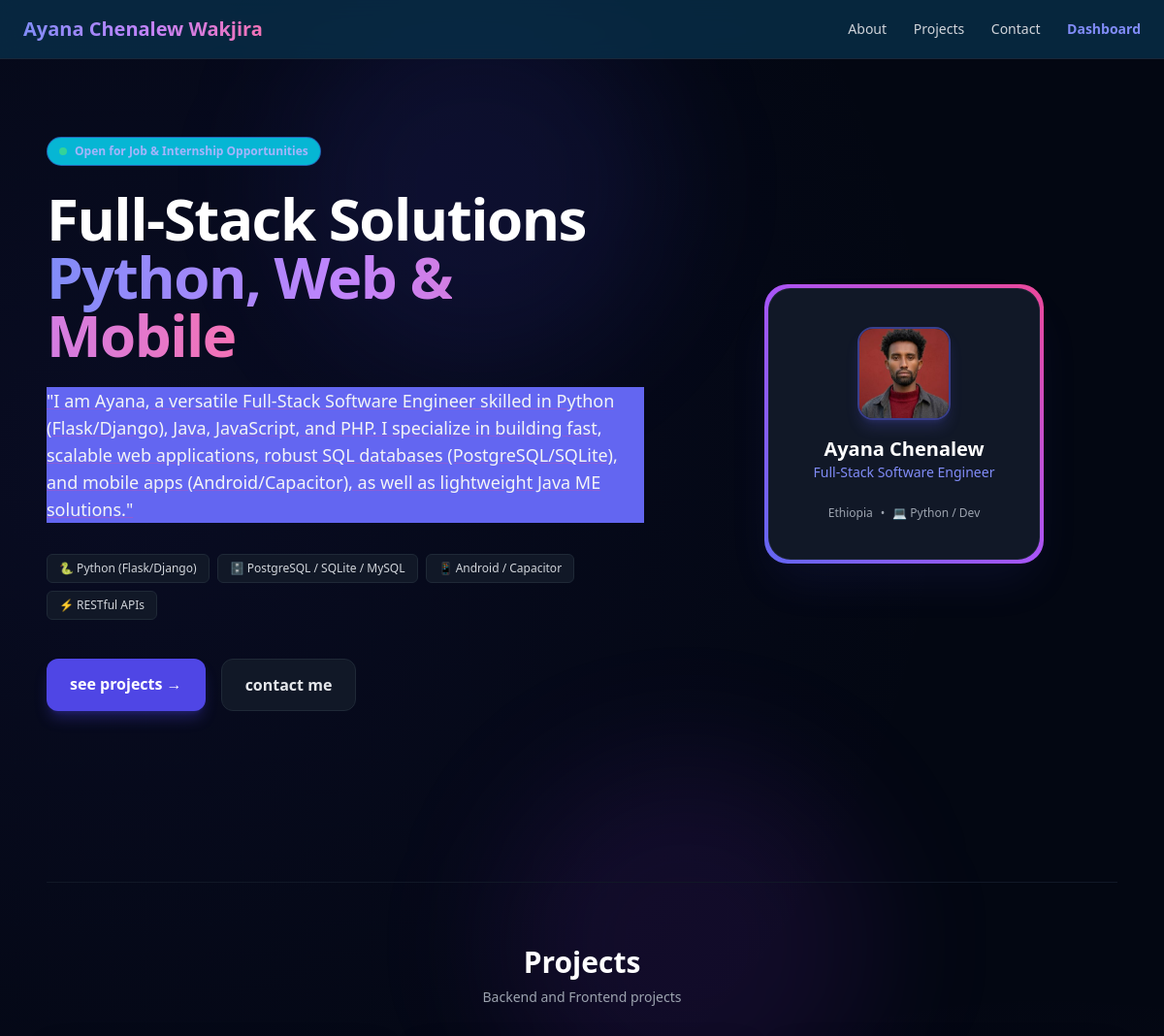
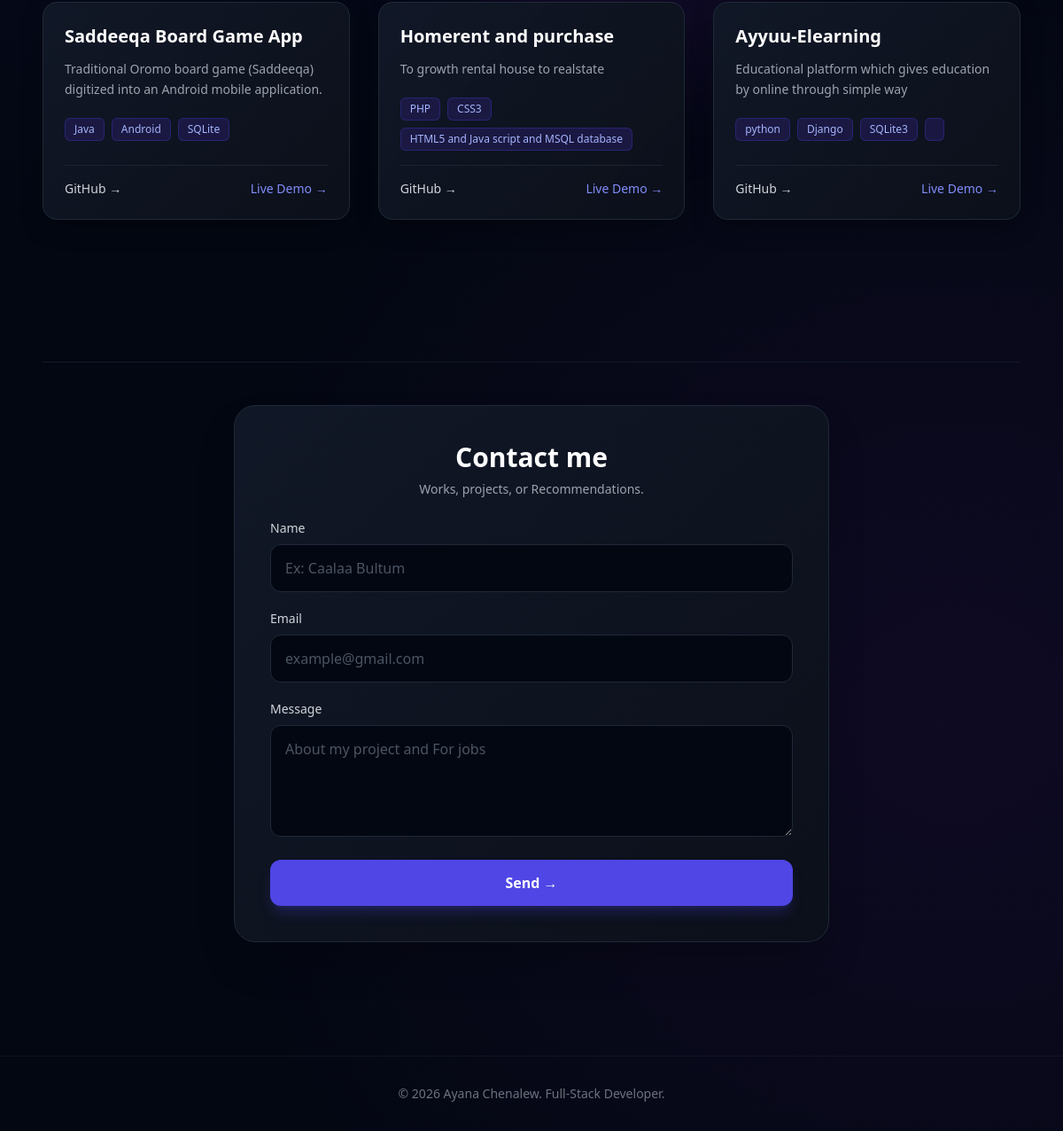
The page / on the database its author committed (2 pictures, top to bottom).
### app.py (models this page shows)
class Project(db.Model):
    id = db.Column(db.Integer, primary_key=True)
    title = db.Column(db.String(100), nullable=False)
    description = db.Column(db.Text, nullable=False)
    tech_stack = db.Column(db.String(150), nullable=False)
    github_link = db.Column(db.String(200))
    live_demo = db.Column(db.String(200))

### app.py (the view)
@app.route('/')
def home():
    projects = Project.query.all()
    return render_template('index.html', projects=projects)

### templates/index.html (shortened to what this page needs)
{% extends 'base.html' %}
{% block content %}
<div class="space-y-24">
    <section id="about" class="py-12 md:py-20 flex flex-col-reverse lg:flex-row items-center justify-between gap-12">
        <div class="lg:w-7/12 space-y-6 text-center lg:text-left">
            <div class="inline-flex items-center gap-2 bg-cyan-500 border border-indigo-800/60 text-indigo-300 text-xs font-semibold px-3 py-1.5 rounded-full">
                <span class="w-2 h-2 rounded-full bg-emerald-400 animate-pulse"></span>
                Open for Job & Internship Opportunities
            </div>
            <h1 class="text-4xl md:text-6xl font-black tracking-tight leading-tight text-white">
                Full-Stack Solutions <br>
                <span class="bg-gradient-to-r from-indigo-400 via-purple-400 to-pink-400 bg-clip-text text-transparent">
                </span>
            </h1>
            <p class="underline decoration-pink-500/30 text-base md:text-lg bg-indigo-500 leading-relaxed max-w-2xl mx-auto lg:mx-0 border-indigo-800/60">
                "I am Ayana, a versatile Full-Stack Software Engineer skilled in Python (Flask/Django), Java, JavaScript, and PHP. I specialize in building fast, scalable web applications, robust SQL databases (PostgreSQL/SQLite), and mobile apps (Android/Capacitor), as well as lightweight Java ME solutions."
            </p>
            <div class="flex flex-wrap justify-center lg:justify-start gap-2 pt-2">
                <span class="bg-gray-900 border border-gray-800 text-gray-300 text-xs font-medium px-3 py-1.5 rounded-md">🐍 Python (Flask/Django)</span>
                <span class="bg-gray-900 border border-gray-800 text-gray-300 text-xs font-medium px-3 py-1.5 rounded-md">🗄️ PostgreSQL / SQLite / MySQL</span>
                <span class="bg-gray-900 border border-gray-800 text-gray-300 text-xs font-medium px-3 py-1.5 rounded-md">📱 Android / Capacitor</span>
                <span class="bg-gray-900 border border-gray-800 text-gray-300 text-xs font-medium px-3 py-1.5 rounded-md">⚡ RESTful APIs</span>
            </div>
            <div class="flex flex-wrap justify-center lg:justify-start gap-4 pt-4">
                <a href="#projects" class="bg-indigo-600 hover:bg-indigo-500 text-white font-semibold px-6 py-3.5 rounded-xl shadow-lg shadow-indigo-600/30 transition duration-200">
                    see projects &rarr;
                </a>
                <a href="#contact" class="bg-gray-900 hover:bg-gray-800 text-gray-200 font-semibold px-6 py-3.5 rounded-xl border border-gray-800 transition duration-200">
                    contact me
                </a>
            </div>
        </div>
        <div class="lg:w-5/12 flex justify-center w-full">
            <div class="relative w-72 h-72 md:w-88 md:h-88 rounded-3xl bg-gradient-to-tr from-indigo-500 via-purple-500 to-pink-500 p-1 shadow-2xl shadow-indigo-500/10">
                <div class="w-full h-full bg-gray-900 rounded-[23px] flex flex-col justify-between p-8 text-center border border-gray-800/80">
                    <div class="space-y-4 my-auto">
                        <div class="w-24 h-24 mx-auto rounded-2xl overflow-hidden border-2 border-indigo-500/50 shadow-lg shadow-indigo-500/20">
                            <img src="{{ url_for('static', filename='images/ayud.jpg') }}" alt="Ayana Chenalew" class="w-full h-full object-cover">
                        </div>
                        <div>
                            <h3 class="text-xl font-bold text-white">Ayana Chenalew</h3>
                            <p class="text-sm text-indigo-400 font-medium">Full-Stack Software Engineer</p>
                        </div>
                        <div class="pt-2 text-xs text-gray-400 flex items-center justify-center gap-2">
                            <span>Ethiopia</span>
                            <span>•</span>
                            <span>💻 Python / Dev</span>
                        </div>
                    </div>
                </div>
            </div>
        </div>
    </section>
    <section id="projects" class="py-16 space-y-8 border-t border-gray-900">
        <div class="text-center space-y-2">
            <h2 class="text-3xl font-bold text-white">Projects</h2>
            <p class="text-gray-400 text-sm">Backend and Frontend projects</p>
        </div>
        <div class="grid grid-cols-1 md:grid-cols-2 lg:grid-cols-3 gap-8">
            {% if projects %}
                {% for project in projects %}
                <div class="glass-card bg-gray-900/90 rounded-2xl border border-gray-800 p-6 space-y-4 hover:border-indigo-500/50 transition duration-300 flex flex-col justify-between">
                    <div class="space-y-3">
                        <h3 class="text-xl font-bold text-white">{{ project.title }}</h3>
                        <p class="text-gray-400 text-sm leading-relaxed">
                            {{ project.description }}
                        </p>
                        <div class="flex flex-wrap gap-2 pt-2">
                            {% for tech in project.tech_stack.split(',') %}
                            <span class="text-xs bg-indigo-950/80 text-indigo-300 px-2.5 py-1 rounded-md border border-indigo-800/50">
                                {{ tech.strip() }}
                            </span>
                            {% endfor %}
                        </div>
                    </div>
                    <div class="pt-4 border-t border-gray-800/80 flex justify-between items-center text-sm font-medium">
                        {% if project.github_link %}
                        <a href="{{ project.github_link }}" target="_blank" class="text-gray-300 hover:text-white flex items-center gap-1">
                            GitHub &rarr;
                        </a>
                        {% endif %}
                        {% if project.live_demo %}
                        <a href="{{ project.live_demo }}" target="_blank" class="text-indigo-400 hover:text-indigo-300 flex items-center gap-1">
                            Live Demo &rarr;
                        </a>
                        {% endif %}
                    </div>
                </div>
                {% endfor %}
            {% else %}
                <div class="col-span-full bg-gray-900/50 border border-dashed border-gray-800 rounded-2xl p-8 text-center text-gray-500">
                    no project now
                </div>
            {% endif %}
        </div>
    </section>
    <section id="contact" class="py-12 border-t border-gray-900">
        <div class="max-w-2xl mx-auto glass-card bg-gray-900/90 border border-gray-800 rounded-3xl p-8 md:p-10 shadow-2xl space-y-6">
            <div class="text-center space-y-2">
                <h2 class="text-3xl font-bold text-white">Contact me</h2>
                <p class="text-gray-400 text-sm">Works, projects, or Recommendations.</p>
            </div>
            <form action="/contact" method="POST" class="space-y-5">
                <div>
                    <label for="name" class="block text-sm font-medium text-gray-300 mb-2">Name</label>
                    <input type="text" id="name" name="name" required placeholder="Ex: Caalaa Bultum"
                           class="w-full bg-gray-950 border border-gray-800 rounded-xl px-4 py-3.5 text-gray-200 placeholder-gray-600 focus:outline-none focus:border-indigo-500 focus:ring-1 focus:ring-indigo-500 transition">
                </div>
                <div>
                    <label for="email" class="block text-sm font-medium text-gray-300 mb-2">Email</label>
                    <input type="email" id="email" name="email" required placeholder="example@gmail.com"
                           class="w-full bg-gray-950 border border-gray-800 rounded-xl px-4 py-3.5 text-gray-200 placeholder-gray-600 focus:outline-none focus:border-indigo-500 focus:ring-1 focus:ring-indigo-500 transition">
                </div>
                <div>
                    <label for="message" class="block text-sm font-medium text-gray-300 mb-2">Message</label>
                    <textarea id="message" name="message" rows="4" required placeholder="About my project and For jobs"
                              class="w-full bg-gray-950 border border-gray-800 rounded-xl px-4 py-3.5 text-gray-200 placeholder-gray-600 focus:outline-none focus:border-indigo-500 focus:ring-1 focus:ring-indigo-500 transition"></textarea>
                </div>
                <button type="submit" class="w-full bg-indigo-600 hover:bg-indigo-500 text-white font-semibold py-3.5 rounded-xl shadow-lg shadow-indigo-600/25 transition duration-200">
                    Send &rarr;
                </button>
            </form>
        </div>
    </section>
</div>
{% endblock %}

### static/css/style.css (style rules this page uses)
html { scroll-behavior: smooth; background-color: #69666c; color: #f9fafb; -webkit-tap-highlight-color: transparent; text-size-adjust: 100%; }
body { background-color: #031d65; background-image: radial-gradient(circle at 10% 20%, rgba(79, 70, 229, 0.08) 0%, transparent 40%), radial-gradient(circle at 90% 80%, rgba(147, 51, 234, 0.08) 0%, transparent 40%); background-attachment: fixed; overflow-x: hidden; font-family: system-ui, -apple-system, BlinkMacSystemFont, 'Segoe UI', Roboto, Oxygen, Ubuntu, Cantarell, sans-serif; -webkit-font-smoothing: antialiased; -moz-osx-font-smoothing: grayscale; }
.glass-card { background: linear-gradient(135deg, rgba(17, 24, 39, 0.8), rgba(11, 15, 25, 0.9)); backdrop-filter: blur(20px); -webkit-backdrop-filter: blur(20px); border: 1px solid rgba(99, 102, 241, 0.15); box-shadow: 0 10px 30px -10px rgba(0, 0, 0, 0.5); transition: all 0.35s cubic-bezier(0.4, 0, 0.2, 1); }

### rows shown on the page
Project: title "Saddeeqa Board Game App", description "Traditional Oromo board game (Saddeeqa) digitized into an Android mobile application.", strip "Java" "Android" "SQLite"
Project: title "Homerent and purchase", description "To growth rental house to realstate", strip "PHP" "CSS3" "HTML5 and Java script and MSQL database"
Project: title "Ayyuu-Elearning", description "Educational platform which gives education by online through simple way", strip "python" "Django" "SQLite3"
